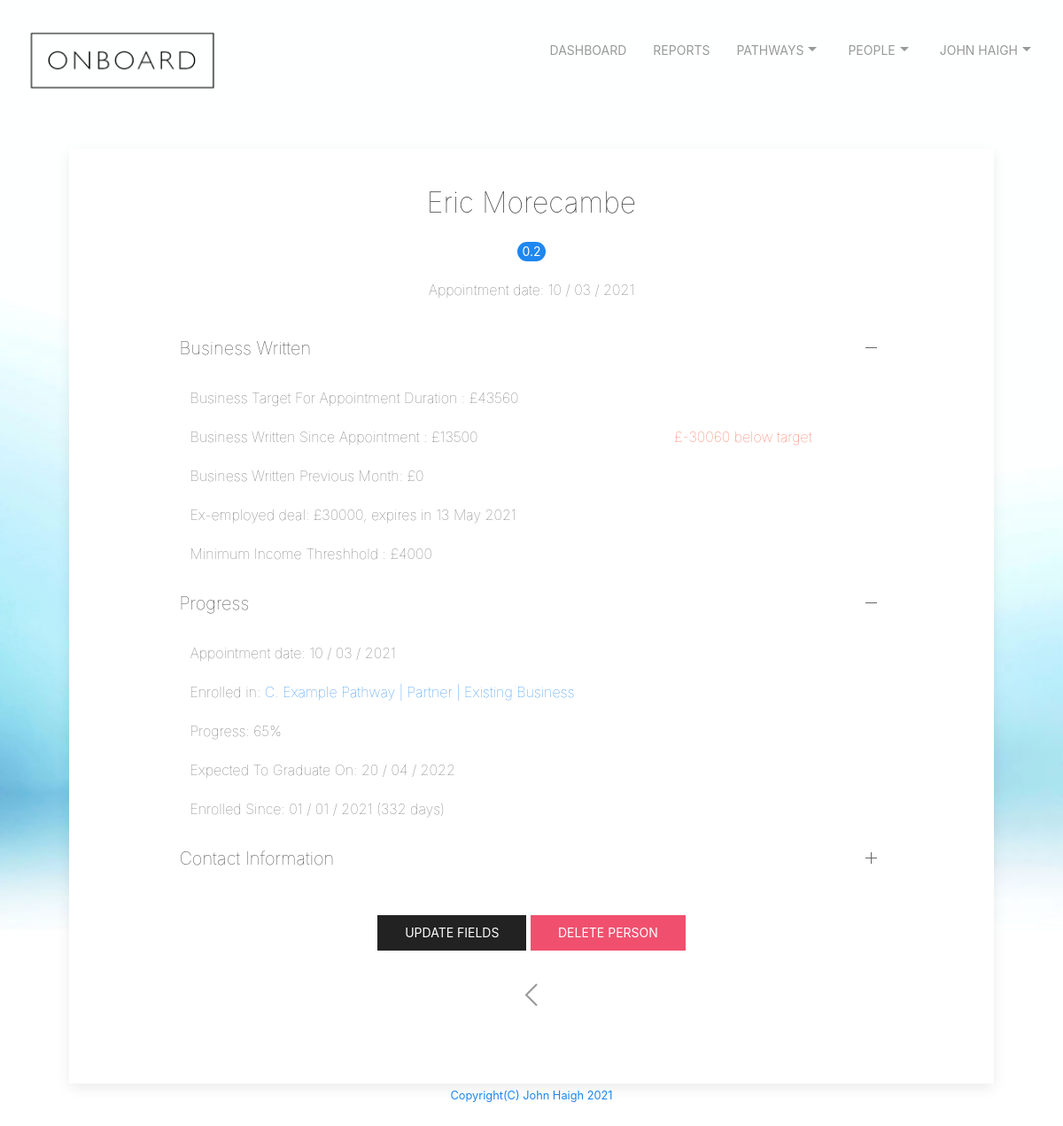
The page /viewperson?name=eric@test.com (signed in) on the database its author committed.
### tables this page shows
CREATE TABLE "people" (
	"id"	integer NOT NULL,
	"firstname"	text NOT NULL,
	"lastname"	text NOT NULL,
	"mobile"	text NOT NULL,
	"email"	text NOT NULL,
	"pdm"	text NOT NULL,
	"bam"	text,
	"pathwayEnrolled"	text,
	"pathwayEnrolledDate"	text,
	"pathwayEnrolledPosition"	text,
	"pathwayEnrolledProgress"	integer,
	"pathwayEnrolledPositionDate"	text,
	"history"	text,
	"exEmployedDeal"	text,
	"exEmployedDealExpiry"	text,
	"businessWrittenPreviousMonth"	integer,
	"businessWrittenYearToDate"	integer,
	"daysinpathway"	integer,
	"estcompletion"	text,
	"score"	int,
	"minincome"	int,
	"practice"	text,
	"dateappointed"	text,
	"dayssinceappointment"	int,
	"appointed"	int,
	"region"	int,
	"completed"	INTEGER,
	PRIMARY KEY("id")
);

### app.py (the view)
@app.route("/viewperson", methods=["GET", "POST"])
@login_required
def viewperson():
    if request.method == "GET":
        db = SQL("sqlite:///onboard.db")
        info = db.execute("SELECT * FROM users WHERE id = ?", session["user_id"])
        username = info[0]['email']
        firstname = info[0]['firstname']
        lastname = info[0]['lastname']
        personemail = request.args.get('name')
        fullname = firstname + ' ' + lastname
        rows = db.execute("SELECT DISTINCT * FROM people WHERE email = ?", personemail)
        if rows[0]['appointed'] == 1:
            targetnumber = int(rows[0]['dayssinceappointment']) * 165
            resultnumber = int(rows[0]['businessWrittenYearToDate']) - targetnumber
            if resultnumber < 0:
                resultstring = '£'+str(resultnumber) + ' below target'
                style = 'red'
            else:
                resultstring = '+£'+str(resultnumber) + ' above target'
                style = 'green'
            return render_template("viewperson.html", FullName = fullname, rows = rows, targetnumber = targetnumber, result = resultstring, style = style)
        else:
            return render_template("viewperson.html", FullName = fullname, rows = rows)

### app.py (called while the page is built)
@app.after_request
def after_request(response):
    response.headers["Cache-Control"] = "no-cache, no-store, must-revalidate"
    response.headers["Expires"] = 0
    response.headers["Pragma"] = "no-cache"
    return response

def login_required(f):
    @wraps(f)
    def decorated_function(*args, **kwargs):
        if session.get("user_id") is None:
            return redirect("/login")
        return f(*args, **kwargs)
    return decorated_function

### templates/viewperson.html (shortened to what this page needs)
{% extends "layout.html" %}
{% block main %}
<div class="uk-card uk-card-default uk-card-small">
  <div class="uk-card-body" id="width">
    <div class="uk-text-center uk-card-body">
      <h2 class="uk-text uk-text-lighter">{{ rows[0]["firstname"] }} {{ rows[0]['lastname'] }}</h2>
      {% if rows[0]['appointed'] == 1 %}
      <span class="uk-badge uk-badge-success">{{rows[0]['score']}}</span>
        <p class="uk-text uk-text-lighter">Appointment date: {{rows[0]['dateappointed']}}</p>
      {% endif %}
    </div>
    <ul uk-accordion="multiple: true">
      <li class="uk-open">
          <a class="uk-accordion-title uk-text uk-text-lighter" href="#">Business Written</a>
          <div class="uk-accordion-content">
            <table class="uk-table uk-table-small uk-text uk-text-lighter">
              {% if rows[0]['appointed'] == 1 %}
              <tr><td >Business Target For Appointment Duration : £{{targetnumber}}</td></tr>
              <tr><td {{style}}>Business Written Since Appointment : £{{ rows[0]['businessWrittenYearToDate'] }}   <td id="{{style}}">{{result}}</td></tr>
              <tr><td>Business Written Previous Month: £{{ rows[0]['businessWrittenPreviousMonth'] }} </td></tr>
              {% endif %}
              <tr><td>Ex-employed deal: £{{ rows[0]['exEmployedDeal'] }}, expires in {{ rows[0]['exEmployedDealExpiry'] }} </td></tr>
              <tr><td>Minimum Income Threshhold : £{{ rows[0]['minincome'] }} </td></tr>
              </table>
          </div>
      </li>
      {% if rows[0]['appointed'] == 1 %}
      <li class="uk-open">
          <a class="uk-accordion-title uk-text uk-text-lighter" href="#">Progress</a>
          <div class="uk-accordion-content">
            <table class="uk-table uk-table-small uk-text uk-text-lighter">
              <tr><td>Appointment date: {{rows[0]['dateappointed']}}</td></tr>
              <tr><td>Enrolled in: <a href="/progress?name={{rows[0]["email"]}}&pathway={{rows[0]['pathwayEnrolled']}}">{{rows[0]['pathwayEnrolled']}}</a></td></tr>
              <tr><td>Progress: {{rows[0]['pathwayEnrolledProgress']}}%</td></tr>
              <tr><td>Expected To Graduate On: {{rows[0]['estcompletion']}}</td></tr>
              <tr><td>Enrolled Since: {{rows[0]['pathwayEnrolledDate']}} ({{rows[0]['daysinpathway']}} days)</td><tr>
              </table>
          </div>
      </li>
      {% endif %}
        <li>
            <a class="uk-accordion-title uk-text uk-text-lighter" href="#">Contact Information</a>
        </li>
    </ul>
        <div id="center">
          <a class="uk-button uk-button-secondary" href="/updatefields?name={{rows[0]['email']}}">Update Fields</a>   <a class="uk-button uk-button-danger" href="/delete?id=person&name={{rows[0]['email']}}"onclick="return confirm('Are you sure you want to delete this person?\r\rThis cannot be undone.')">Delete Person</a>
        <div id="center">
          <a href="/people" class="uk-icon-link" uk-icon="icon: chevron-left;ratio: 2"></a>
        </div>
        </div>
    </div>
  </div>
  {% endblock %}

### static/styles.css (style rules this page uses)
#center { margin-left: auto; margin-right: auto; text-align: center; padding: 30px; }
#width { margin-left: auto; margin-right: auto; width: 80%; padding: 20px; }
body { border-color: coral; }
body { background-image: url("images/onboard_homepage_background_1400x933px.jpg"); background-repeat: repeat; background-size: cover; background-color: #464646; height: 200vh; }
#red { color:Tomato; }

### rows shown on the page
people: firstname "Eric", lastname "Morecambe", score "0.2", dateappointed "10 / 03 / 2021", businessWrittenYearToDate "13500", businessWrittenPreviousMonth "0", exEmployedDeal "30000", exEmployedDealExpiry "13 May 2021", minincome "4000", pathwayEnrolled "C. Example Pathway | Partner | Existing Business", pathwayEnrolledProgress "65", estcompletion "20 / 04 / 2022", pathwayEnrolledDate "01 / 01 / 2021", daysinpathway "332"

### other values the page prints
{{ FullName }} "JOHN HAIGH"
{{ targetnumber }} "43560"
{{ result }} "£-30060 below target"
